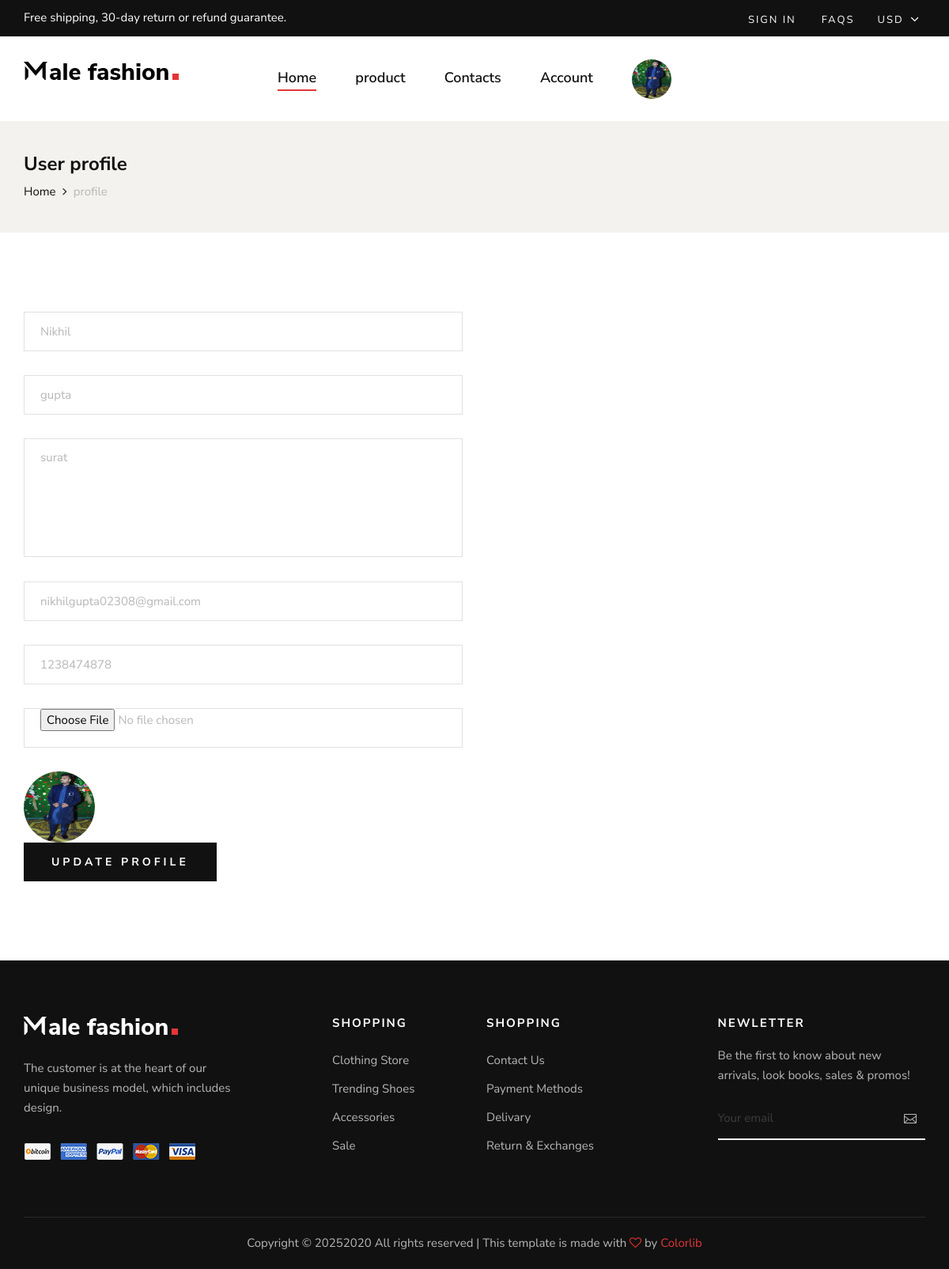
The app's page /profile/ (signed in) with its own data.
### myapp/models.py (models this page shows, shortened)
class User(models.Model):
    fname=models.CharField(max_length=100)
    lname=models.CharField(max_length=100)
    email=models.EmailField()
    mobile=models.PositiveIntegerField()
    address=models.TextField()
    password=models.CharField(max_length=100)
    profile_picture=models.ImageField(upload_to="profile_picture/")
    usertype=models.CharField(max_length=100,default="buyer")

### myapp/views.py (the view)
# urls.py: path('profile/',views.profile,name='profile'),
def profile(request):
    user=User.objects.get(email=request.session['email'])
    if request.method=='POST':
        user.fname=request.POST['fname']
        user.lname=request.POST['lname']
        user.mobile=request.POST['mobile']
        user.address=request.POST['address']
        try:
            user.profile_picture=request.FILES['profile_picture']
        except:
            pass
        user.save()
        request.session['fname']=user.fname
        request.session['profile_picture']=user.profile_picture.url
        msg="profile updated successfully"
        if user.usertype=="buyer":
            return render(request,'profile.html',{'user':user,'msg':msg})
        else:
            return render(request,'seller-profile.html',{'user':user,'msg':msg})
    else:
        if user.usertype=="buyer":
            return render(request,'profile.html',{'user':user})
        else:
            return render(request,'seller-profile.html',{'user':user})

### myapp/templates/seller-profile.html (shortened to what this page needs)
{% extends 'seller-header.html'%}
{% load static %}
{% block content %}
<!DOCTYPE html>
<html lang="zxx">
<head>
</head>
<body>
    <section class="breadcrumb-option">
        <div class="container">
            <div class="row">
                <div class="col-lg-12">
                    <div class="breadcrumb__text">
                        <h4>User profile</h4>
                        <div class="breadcrumb__links">
                            <a href="/">Home</a>
                            <span>profile</span>
                        </div>
                    </div>
                </div>
            </div>
        </div>
    </section>
    <section class="contact spad">
        <div class="container">
            <div class="row">
                <div class="col-lg-6 col-md-6">
                    <div class="contact__form">
                        <form action="{% url 'profile' %}" method="post" enctype="multipart/form-data">
                            <div class="row">
                            <div class="col-lg-12">
                                    <input name="fname" id="name" type="text" value="{{user.fname}}">
                                </div>
                                <div class="col-lg-12">
                                    <input name="lname" id="name" type="text" value="{{user.lname}}">
                                </div>
                                 <div class="col-lg-12">
                                    <textarea name="address" id="message" cols="30" rows="9">{{user.address}}</textarea>
                                </div>
                                  <div class="col-lg-12">
                                    <input name="email" id="email" type="email" value="{{user.email}}" placeholder="Enter email address" readonly>
                                </div>
                                 <div class="col-lg-12">
                                    <input name="mobile" id="subject" type="text"  value="{{user.mobile}}">
                                </div>
                                 <div class="col-lg-12">
                                    <input name=" profile_picture" id="subject" type="file">
                                </div>
                                 <div class="col-lg-12">
                                   <img src="{{user.profile_picture.url}}" style="width:90px;height:90px;border-radius: 50%;">
                                </div>
                                <div class="col-lg-12">
                                    <button type="submit" class="site-btn"> update profile</button>
                                </div>
                            </div>
                        </form>
                    </div>
                </div>
            </div>
        </div>
    </section>
</body>
</html>
{% endblock %}

### myapp/static/css/style.css (style rules this page uses)
html, body { height: 100%; font-family: "Nunito Sans", sans-serif; -webkit-font-smoothing: antialiased; }
h1, h2, h3, h4, h5, h6 { margin: 0; color: #111111; font-weight: 400; font-family: "Nunito Sans", sans-serif; }
h4 { font-size: 24px; }
img { max-width: 100%; }
.spad { padding-top: 100px; padding-bottom: 100px; }
.site-btn { font-size: 14px; color: #ffffff; background: #111111; font-weight: 700; border: none; text-transform: uppercase; display: inline-block; padding: 14px 30px; }
.breadcrumb-option { background: #f3f2ee; padding: 40px 0; }
.breadcrumb__text h4 { color: #111111; font-weight: 700; margin-bottom: 8px; }
.breadcrumb__links a { font-size: 15px; color: #111111; margin-right: 18px; display: inline-block; position: relative; }
.breadcrumb__links a:after { position: absolute; right: -14px; top: 0; content: ""; font-family: "FontAwesome"; }
.breadcrumb__links span { font-size: 15px; color: #b7b7b7; display: inline-block; }
.contact__form input { height: 50px; width: 100%; border: 1px solid #e1e1e1; padding-left: 20px; font-size: 15px; color: #b7b7b7; margin-bottom: 30px; }
.contact__form input::placeholder { color: #b7b7b7; }
.contact__form textarea { height: 150px; width: 100%; border: 1px solid #e1e1e1; padding-left: 20px; padding-top: 12px; font-size: 15px; color: #b7b7b7; margin-bottom: 24px; resize: none; }
.contact__form textarea::placeholder { color: #b7b7b7; }
.contact__form button { letter-spacing: 4px; padding: 14px 35px; }
@media only screen and (min-width: 1200px) { .container { max-width: 1170px; } }

### records on screen
User: fname "Nikhil", lname "gupta", address "surat", email "nikhilgupta02308@gmail.com", mobile "1238474878", profile_picture (picture)
